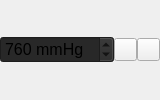
                   <widget class="QWidget" name="widget_15" native="true">
                    <property name="minimumSize">
                     <size>
                      <width>0</width>
                      <height>0</height>
                     </size>
                    </property>
                    <property name="maximumSize">
                     <size>
                      <width>160</width>
                      <height>16777215</height>
                     </size>
                    </property>
                    <layout class="QHBoxLayout" name="horizontalLayout_11">
                     <property name="spacing">
                      <number>0</number>
                     </property>
                     <property name="leftMargin">
                      <number>0</number>
                     </property>
                     <property name="topMargin">
                      <number>0</number>
                     </property>
                     <property name="rightMargin">
                      <number>0</number>
                     </property>
                     <property name="bottomMargin">
                      <number>0</number>
                     </property>
                     <item>
                      <widget class="QSpinBox" name="z_pressure">
                       <property name="font">
                        <font>
                         <pointsize>12</pointsize>
                        </font>
                       </property>
                       <property name="styleSheet">
                        <string notr="true">background-color: rgb(40, 40, 40);
alternate-background-color: rgb(40, 40, 40);</string>
                       </property>
                       <property name="suffix">
                        <string> mmHg</string>
                       </property>
                       <property name="maximum">
                        <number>1100</number>
                       </property>
                       <property name="value">
                        <number>760</number>
                       </property>
                      </widget>
                     </item>
                     <item>
                      <widget class="QPushButton" name="lPushButton_5">
                       <property name="sizePolicy">
                        <sizepolicy hsizetype="Fixed" vsizetype="Fixed">
                         <horstretch>0</horstretch>
                         <verstretch>0</verstretch>
                        </sizepolicy>
                       </property>
                       <property name="maximumSize">
                        <size>
                         <width>23</width>
                         <height>23</height>
                        </size>
                       </property>
                       <property name="text">
                        <string/>
                       </property>
                       <property name="icon">
                        <iconset>
                         <normaloff>.rsrc/res/drawable/arrowrlbtn21a.png</normaloff>.rsrc/res/drawable/arrowrlbtn21a.png</iconset>
                       </property>
                      </widget>
                     </item>
                     <item>
                      <widget class="QPushButton" name="rPushButton_5">
                       <property name="sizePolicy">
                        <sizepolicy hsizetype="Fixed" vsizetype="Fixed">
                         <horstretch>0</horstretch>
                         <verstretch>0</verstretch>
                        </sizepolicy>
                       </property>
                       <property name="maximumSize">
                        <size>
                         <width>23</width>
                         <height>23</height>
                        </size>
                       </property>
                       <property name="text">
                        <string/>
                       </property>
                       <property name="icon">
                        <iconset>
                         <normaloff>.rsrc/res/drawable/arrowlrbtn21a.png</normaloff>.rsrc/res/drawable/arrowlrbtn21a.png</iconset>
                       </property>
                      </widget>
                     </item>
                    </layout>
                   </widget>
